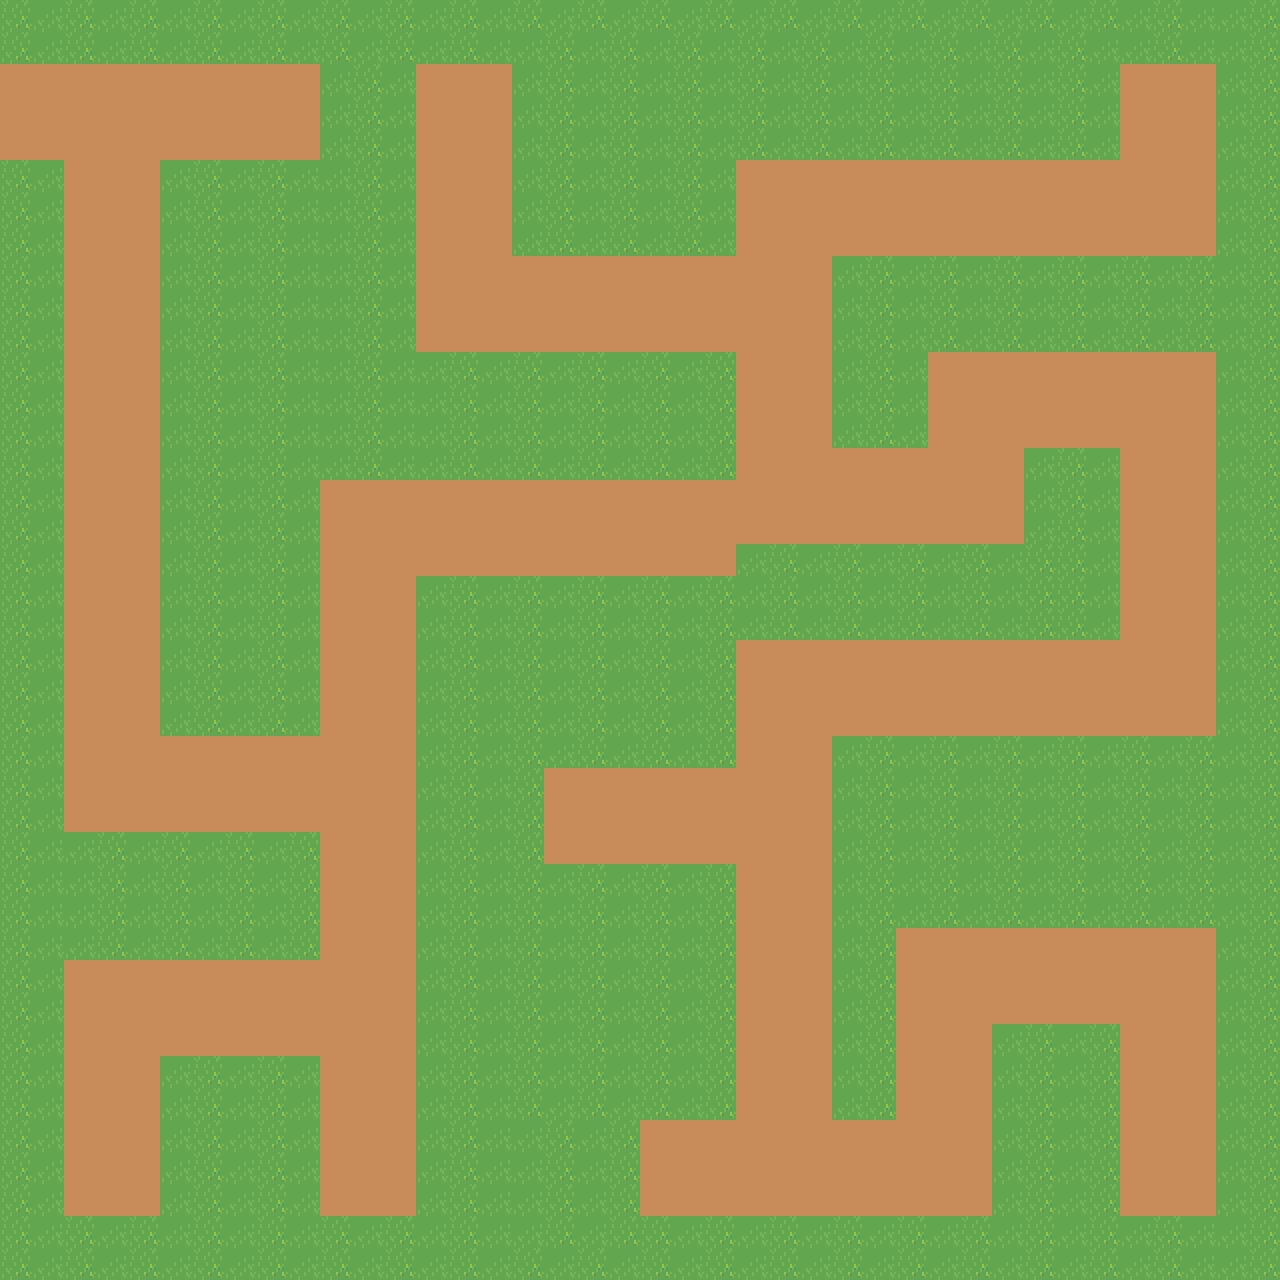

A 2D game scene composited from a Tiled map and its tileset images. What follows is a short description and the map's XML, with each tile layer's data collapsed to a summary:
An orthogonal 40x40 tile map with 32x32 px tiles, 2 tile layers (groundLayer, wallLayer), 2 tilesets and 15 objects (start, Bacon1, cream1, cream2, Bacon2, ...).

<map version="1.10" tiledversion="1.12.2" orientation="orthogonal" renderorder="right-down" width="40" height="40" tilewidth="32" tileheight="32" infinite="0" nextlayerid="11" nextobjectid="26">
 <editorsettings>
  <export target="level3.tmj" format="json" />
 </editorsettings>
 <tileset firstgid="1" name="defimon1" tilewidth="32" tileheight="32" tilecount="10176" columns="96">
  <image source="defimon1.png" width="3072" height="3392" />
 </tileset>
 <tileset firstgid="10177" name="plant2" tilewidth="32" tileheight="32" tilecount="256" columns="16">
  <image source="plant2.png" width="512" height="512" />
 </tileset>
 <layer id="7" name="groundLayer" width="40" height="40">
  <data>[1600 cells, 627 non-empty, 1 distinct tile ids]</data>
 </layer>
 <objectgroup id="10" name="objectLayer">
  <object id="9" name="start" x="35.4267" y="123.994">
   <point />
  </object>
  <object id="12" name="Bacon1" x="456.779" y="141.659">
   <point />
  </object>
  <object id="13" name="cream1" x="1170.86" y="138.768">
   <point />
  </object>
  <object id="14" name="cream2" x="124.313" y="1185.31">
   <point />
  </object>
  <object id="15" name="Bacon2" x="370.049" y="1185.31">
   <point />
  </object>
  <object id="16" name="cream3" x="583.984" y="835.502">
   <point />
  </object>
  <object id="17" name="Bacon3" x="676.496" y="1191.1">
   <point />
  </object>
  <object id="18" name="cow3" x="328.613" y="267.165">
   <point />
  </object>
  <object id="19" name="cow2" x="213.732" y="432.808">
   <point />
  </object>
  <object id="20" name="cow1" x="253.807" y="627.839">
   <point />
  </object>
  <object id="21" name="cow4" x="617.152" y="432.808">
   <point />
  </object>
  <object id="22" name="cow5" x="478.226" y="694.63">
   <point />
  </object>
  <object id="23" name="cow6" x="609.137" y="977.825">
   <point />
  </object>
  <object id="24" name="cow7" x="959.124" y="854.929">
   <point />
  </object>
  <object id="25" name="cow8" x="1159.5" y="841.571">
   <point />
  </object>
 </objectgroup>
 <layer id="8" name="wallLayer" width="40" height="40">
  <data>[1600 cells, 973 non-empty, 2 distinct tile ids]</data>
 </layer>
</map>
